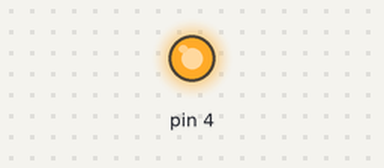
Recording of a sketch running on a simulated Arduino Uno, built with avr-gcc and run on an emulated ATmega328P. On the bench: output pins drawn as LEDs (lit = HIGH). What the sketch prints to the serial monitor is not drawn.

Above: at 0.1 s.
At 60.1 s:
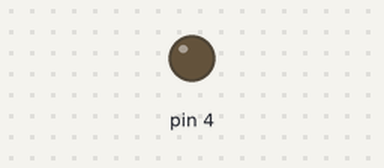
Timing chart, 0 to 91.5 s (numbered marks = the images above):
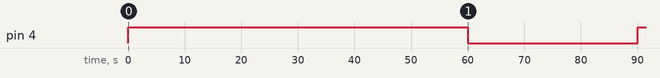

Measured:
- by itself, pin 4: LOW → HIGH at 0.00 s, → LOW 60.0 s later, → HIGH 30.0 s later

The sketch:

intervalometer.ino
```cpp
void setup() {
  // put your setup code here, to run once:
  Serial.begin(9600);
  pinMode(4, OUTPUT);
}

void loop() {
  Serial.print(".");
  digitalWrite(4, HIGH);
  delay(60000); // 60s
  digitalWrite(4, LOW);
  delay(30000); // 30s
}
```
